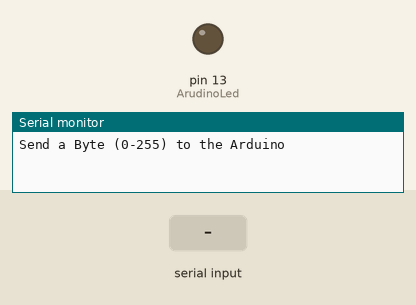
Recording of a sketch running on a simulated Arduino Leonardo, built with avr-gcc and run on an emulated ATmega32U4. On the bench: output pins drawn as LEDs (lit = HIGH), the last lines printed to the serial monitor. The test bench sets the inputs (shaded band).

Above: at 1.2 s.
1.3 s: byte 30 received over Serial
2.8 s: byte 90 received over Serial
At 3.6 s:
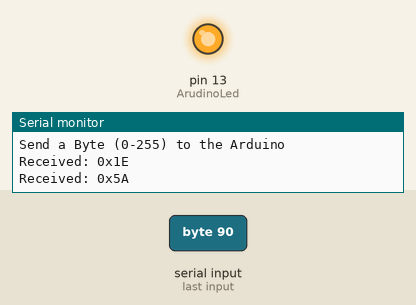
4.3 s: byte 120 received over Serial
At 4.8 s:
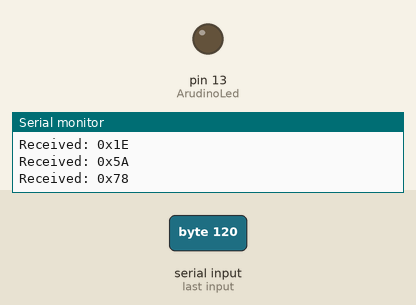
Timing chart, 0 to 7.3 s (numbered marks = the images above; inputs shaded):
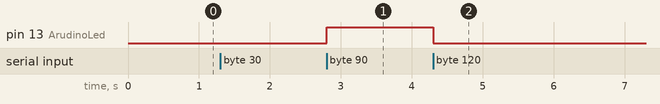

Measured:
- after the input at 2.8 s, pin 13 (ArudinoLed): LOW → HIGH at once
- after the input at 4.3 s, pin 13 (ArudinoLed): HIGH → LOW at once

The sketch:

UartRepeat.ino
```cpp
/**********************************************************
* Repeats data received by the UART peripheral.
* Configured to work with the HC-05 Bluetooth module.
***********************************************************/
byte SerialInByte;
byte ArudinoLed = 13; // LED on pin 13
byte ToggleBit = 0x00;

void setup() {
  /* Default for HC-05 is 9600 baud, 8 bitm no parity, 1 stop */
  Serial.begin(9600);

  /* Wait for serial port to connect. Needed for Leonardo only */
  //while (!Serial);

  Serial.println("Send a Byte (0-255) to the Arduino");

  /* Arduino board LED conf */
  pinMode(ArudinoLed, OUTPUT);
}

void loop() {
  /* Wait for data  */
  if( Serial.available() > 0 ) {
    SerialInByte = Serial.read();
    Serial.print("Received: 0x");
    Serial.println(SerialInByte, HEX);

    /* Toggle LED, not ideal but fast*/
    digitalWrite(ArudinoLed, (ToggleBit&0x01));  // if it's a 0 (zero) tun LED off
    ToggleBit++;
  }

  delay(100);
}
```
